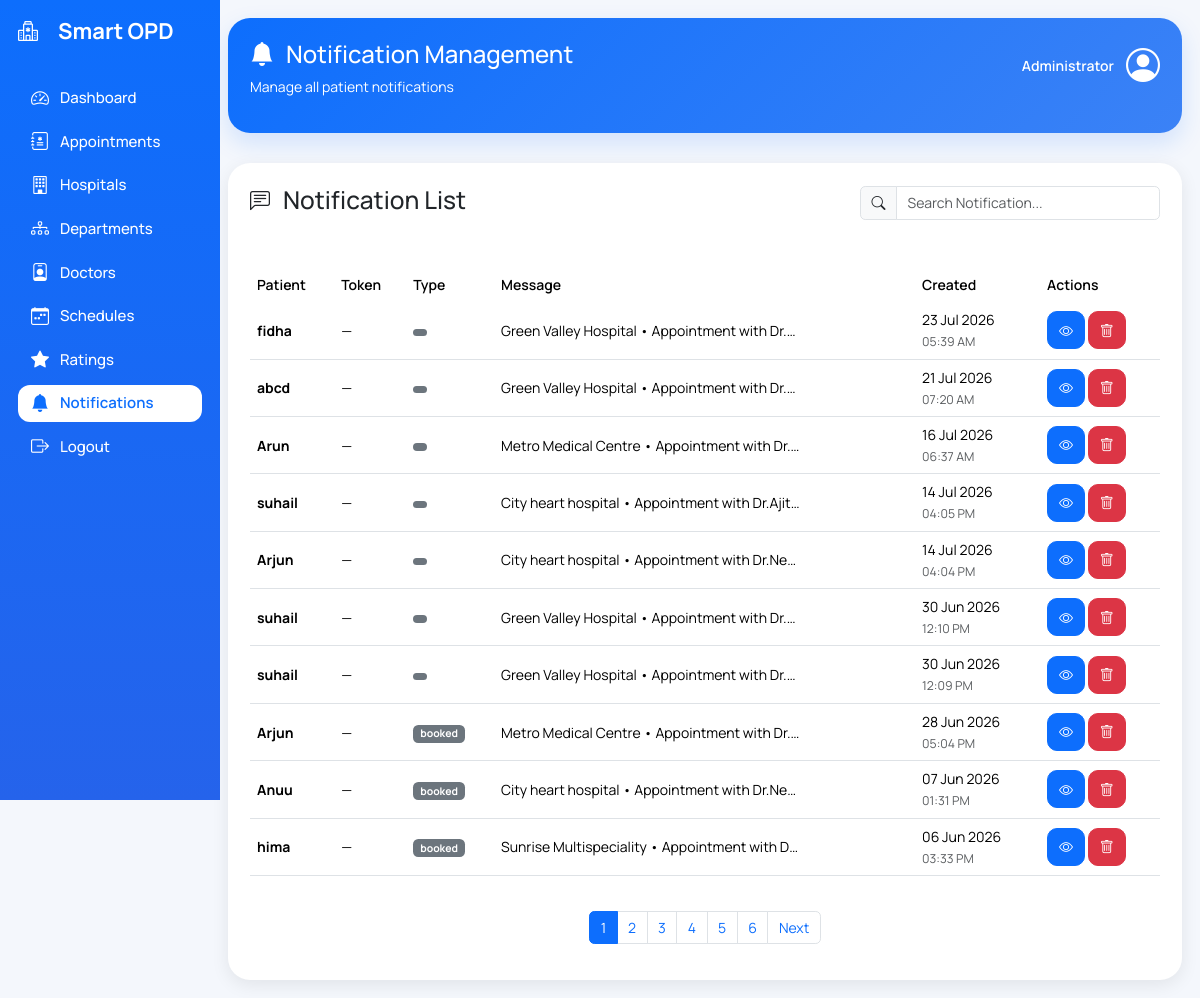
The app's page /admin-panel/notifications/ with its own data.
### opdapp/models.py (models this page shows, shortened)
class Notification(models.Model):
    user = models.ForeignKey(
        User,
        on_delete=models.CASCADE,
        null=True,
        blank=True
    )
    patient = models.ForeignKey(
        Patient,
        on_delete=models.CASCADE
    )
    appointment = models.ForeignKey(
        Appointment,
        on_delete=models.CASCADE,
        null=True,
        blank=True
    )
    message = models.TextField()
    created_at = models.DateTimeField(auto_now_add=True)
    NOTIFICATION_TYPES = [
    ("Booking", "Booking"),
    ("Cancelled", "Cancelled"),
    ("Rescheduled", "Rescheduled"),
    ("Reminder", "Reminder"),
    ]
    notification_type = models.CharField(
        max_length=20,
        choices=NOTIFICATION_TYPES
    )

class Patient(models.Model):
    name = models.CharField(max_length=200)
    phone = models.CharField(max_length=15)
    email = models.EmailField(blank=True)
    city = models.CharField(max_length=100)
    created_at = models.DateTimeField(auto_now_add=True)

### opdapp/views.py (the view)
def notification_management(request):
    notification_list = Notification.objects.select_related(
        "patient",
        "appointment",
    ).order_by(
        "-created_at"
    )
    paginator = Paginator(
        notification_list,
        10
    )
    page_number = request.GET.get("page")
    notifications = paginator.get_page(
        page_number
    )
    context = {
        "notifications": notifications,
    }
    return render(
        request,
        "notifications/notification_management.html",
        context,
    )

### opdapp/templates/notifications/notification_management.html (shortened to what this page needs)
{% extends "admin/base_admin.html" %}
{% block notification_active %}
active
{% endblock %}
{% block content %}
<div class="dashboard-header">
<div class="header-content">
    <div>
        <h1>
            <i class="bi bi-bell-fill"></i>
            Notification Management
        </h1>
        <p>
            Manage all patient notifications
        </p>
    </div>
    <div class="admin-profile">
        <span>Administrator</span>
        <i class="bi bi-person-circle"></i>
    </div>
</div>
</div>
<div class="main-card">
<div class="d-flex justify-content-between align-items-center mb-4">
<h3>
<i class="bi bi-chat-left-text"></i>
Notification List
</h3>
<div class="search-box">
<div class="input-group">
<span class="input-group-text">
<i class="bi bi-search"></i>
</span>
<input
type="text"
id="notificationSearch"
class="form-control"
placeholder="Search Notification...">
</div>
</div>
</div>
<div class="table-responsive">
<table
class="table table-hover align-middle"
id="notificationTable">
<thead>
<tr>
<th onclick="sortTable(0)">Patient</th>
<th>Token</th>
<th onclick="sortTable(2)">Type</th>
<th>Message</th>
<th onclick="sortTable(4)">Created</th>
<th width="120">
Actions
</th>
</tr>
</thead>
<tbody>
{% for notification in notifications %}
<tr>
<td>
<strong>
{{ notification.patient.name }}
</strong>
</td>
<td>
{% if notification.appointment %}
<span class="badge bg-primary">
{{ notification.appointment.token_number }}
</span>
{% else %}
—
{% endif %}
</td>
<td>
{% if notification.notification_type == "Booking" %}
<span class="badge bg-primary">
Booking
</span>
{% elif notification.notification_type == "Cancelled" %}
<span class="badge bg-danger">
Cancelled
</span>
{% elif notification.notification_type == "Rescheduled" %}
<span class="badge bg-warning text-dark">
Rescheduled
</span>
{% elif notification.notification_type == "Reminder" %}
<span class="badge bg-info">
Reminder
</span>
{% else %}
<span class="badge bg-secondary">
{{ notification.notification_type }}
</span>
{% endif %}
</td>
<td>
<div class="message-preview">
{{ notification.message|truncatechars:60 }}
</div>
</td>
<td>
{{ notification.created_at|date:"d M Y" }}
<br>
<small class="text-muted">
{{ notification.created_at|time:"h:i A" }}
</small>
</td>
<td>
<button
class="btn btn-primary action-btn viewBtn"
data-message="{{ notification.message|escapejs }}"
data-patient="{{ notification.patient.name }}"
data-type="{{ notification.notification_type }}"
data-date="{{ notification.created_at|date:'d M Y h:i A' }}">
<i class="bi bi-eye"></i>
</button>
<button
class="btn btn-danger action-btn deleteBtn"
data-id="{{ notification.id }}">
<i class="bi bi-trash"></i>
</button>
</td>
</tr>
{% endfor %}
</tbody>
</table>
</div>
{% if notifications.has_other_pages %}
<nav class="mt-4">
<ul class="pagination justify-content-center">
{% for page in notifications.paginator.page_range %}
<li class="page-item {% if notifications.number == page %}active{% endif %}">
<a
class="page-link"
href="?page={{ page }}">
{{ page }}
</a>
</li>
{% endfor %}
{% if notifications.has_next %}
<li class="page-item">
<a
class="page-link"
href="?page={{ notifications.next_page_number }}">
Next
</a>
</li>
{% endif %}
</ul>
</nav>
{% endif %}
</div>
{% endblock %}

### opdapp/templates/admin/base_admin.html (style rules this page uses)
* { margin:0; padding:0; box-sizing:border-box; font-family: 'Manrope', sans-serif; font-size:14px; }
body { background:#f4f7fc; }

### opdapp/templates/notifications/notification_management.html (style rules this page uses)
.dashboard-header { background:linear-gradient(135deg,#0d6efd,#3b82f6); color:white; padding:22px; border-radius:22px; margin-bottom:30px; box-shadow:0 10px 25px rgba(13,110,253,.15); }
.header-content { display:flex; justify-content:space-between; align-items:flex-start; }
.admin-profile { display:flex; align-items:center; gap:12px; font-size:16px; font-weight:600; color:white; }
.admin-profile i { font-size:34px; }
.dashboard-header h1 { display:flex; align-items:center; gap:12px; font-size:24px; font-weight:500; }
.dashboard-header h1 i { font-size:24px; }
.main-card { background:white; border-radius:22px; padding:22px; box-shadow:0 5px 18px rgba(0,0,0,.08); }
.search-box { width:300px; }
.table { margin-top:25px; }
.table thead { background:#eef4ff; }
.table th { border:none; font-weight:600; cursor:pointer; }
.table td { vertical-align:middle; }
.action-btn { width:38px; height:38px; border-radius:10px; }
.message-preview { max-width:300px; white-space:nowrap; overflow:hidden; text-overflow:ellipsis; }
h3 i { font-size:20px !important; margin-right:8px; }

### records on screen
Notification: patient.name "fidha", message "Green Valley Hospital • Appointment with Dr.…", created_at "23 Jul 2026", created_at "05:39 AM"
Notification: patient.name "abcd", message "Green Valley Hospital • Appointment with Dr.…", created_at "21 Jul 2026", created_at "07:20 AM"
Notification: patient.name "Arun", message "Metro Medical Centre • Appointment with Dr.…", created_at "16 Jul 2026", created_at "06:37 AM"
Notification: patient.name "suhail", message "City heart hospital • Appointment with Dr.Ajit…", created_at "14 Jul 2026", created_at "04:05 PM"
Notification: patient.name "Arjun", message "City heart hospital • Appointment with Dr.Ne…", created_at "14 Jul 2026", created_at "04:04 PM"
Notification: patient.name "suhail", message "Green Valley Hospital • Appointment with Dr.…", created_at "30 Jun 2026", created_at "12:10 PM"
Notification: patient.name "suhail", message "Green Valley Hospital • Appointment with Dr.…", created_at "30 Jun 2026", created_at "12:09 PM"
Notification: patient.name "Arjun", notification_type "booked", message "Metro Medical Centre • Appointment with Dr.…", created_at "28 Jun 2026", created_at "05:04 PM"
Notification: patient.name "Anuu", notification_type "booked", message "City heart hospital • Appointment with Dr.Ne…", created_at "07 Jun 2026", created_at "01:31 PM"
Notification: patient.name "hima", notification_type "booked", message "Sunrise Multispeciality • Appointment with D…", created_at "06 Jun 2026", created_at "03:33 PM"

### other values on screen
{{ page }} "1" "2" "3" "4" "5" "6"
